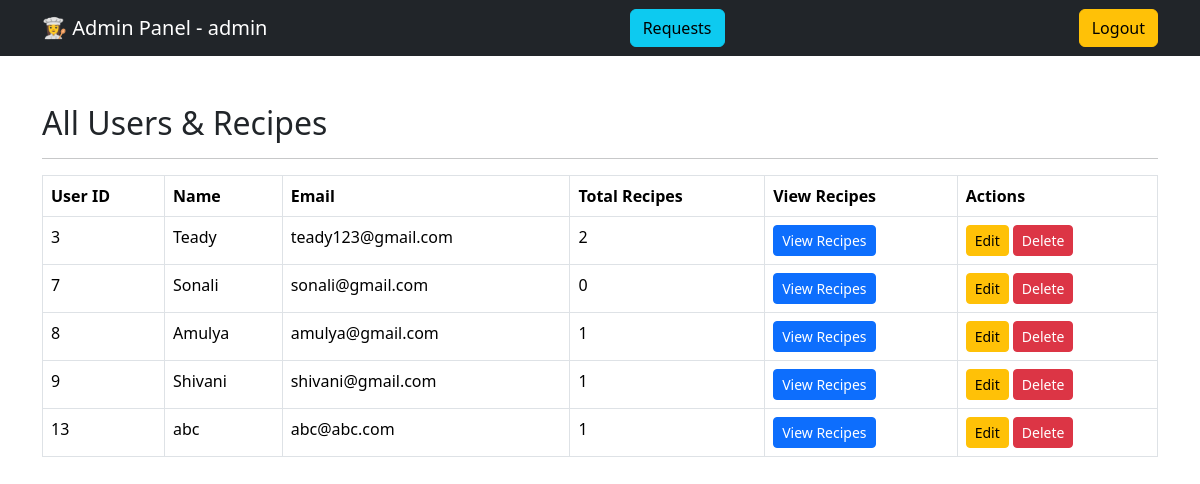
The app's page /admin_dashboard (signed in), older data.
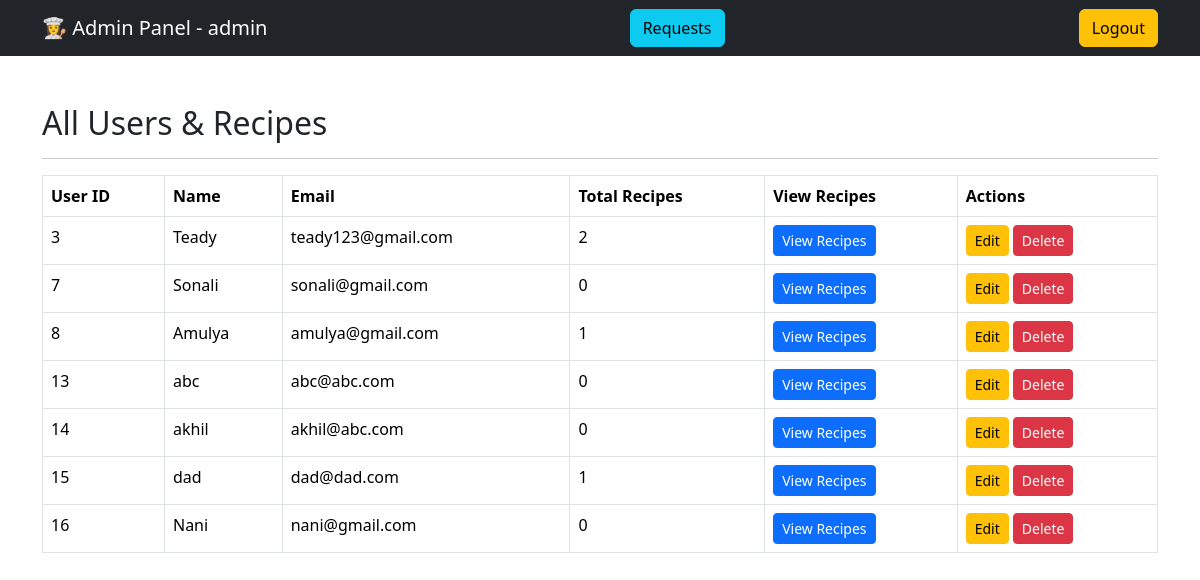
The same page, newer data.
### tables this page shows
CREATE TABLE users (
            id INTEGER PRIMARY KEY AUTOINCREMENT,
            username TEXT UNIQUE NOT NULL,
            email TEXT UNIQUE NOT NULL,
            password TEXT NOT NULL,
            role TEXT,
            status TEXT,
            -- columns below may be added by ALTER if not present
            is_admin INTEGER DEFAULT 0,
            is_approved INTEGER DEFAULT 0
        );

### app.py (the view)
@app.route("/admin_dashboard")
def admin_dashboard():
    if "is_admin" not in session or session["is_admin"] != 1:
        return redirect("/login")
    conn = get_db_connection()
    c = conn.cursor()
    c.execute("""
        SELECT users.id, users.username, users.email,
               COUNT(recipes.id) AS recipe_count
        FROM users
        LEFT JOIN recipes ON users.id = recipes.user_id
        WHERE users.is_admin = 0
        GROUP BY users.id
    """)
    users = c.fetchall()
    conn.close()
    return render_template("admin_dashboard.html",
                           users=users,
                           username=session["username"])

### db/db.py (called while the page is built)
def get_db_connection():
    conn = sqlite3.connect("recipe.db")
    conn.row_factory = sqlite3.Row
    return conn

### templates/admin_dashboard.html (shortened to what this page needs)
<!DOCTYPE html>
<html lang="en">
<head>
    <link rel="stylesheet" href="https://cdn.jsdelivr.net/npm/bootstrap@5.3.3/dist/css/bootstrap.min.css">
</head>
<body>
<nav class="navbar navbar-dark bg-dark">
    <div class="container">
        <span class="navbar-brand">👩‍🍳 Admin Panel - {{ username }}</span>
        <a href="{{ url_for('admin_requests') }}" class="btn btn-info me-2">Requests</a>
        <a href="{{ url_for('logout') }}" class="btn btn-warning">Logout</a>
    </div>
</nav>
<div class="container mt-5">
    <h2>All Users & Recipes</h2>
    <hr>
    {% if users %}
    <table class="table table-bordered">
        <thead>
            <tr>
                <th>User ID</th>
                <th>Name</th>
                <th>Email</th>
                <th>Total Recipes</th>
                <th>View Recipes</th>
                <th>Actions</th>
            </tr>
        </thead>
        <tbody>
            {% for u in users %}
            <tr>
                <td>{{ u["id"] }}</td>
                <td>{{ u["username"] }}</td>
                <td>{{ u["email"] }}</td>
                <td>{{ u["recipe_count"] }}</td>
                <td>
                    <button class="btn btn-primary btn-sm"
                            onclick="openRecipePopup({{ u['id'] }},'{{ u['username'] }}')">
                        View Recipes
                    </button>
                </td>
                <td>
                    <a href="{{ url_for('admin_edit_user', user_id=u['id']) }}" class="btn btn-warning btn-sm">Edit</a>
                    <form action="{{ url_for('admin_delete_user', user_id=u['id']) }}" method="POST" style="display:inline;">
                        <button type="submit" class="btn btn-danger btn-sm"
                            onclick="return confirm('Are you sure you want to delete this user?')">Delete</button>
                    </form>
                </td>
            </tr>
            {% endfor %}
        </tbody>
    </table>
    {% else %}
        <p>No users found.</p>
    {% endif %}
</div>
</body>
</html>

Row changes from the older to the newer data that the page shows:
removed users: id "9", username "Shivani", email "shivani@gmail.com", recipe_count "1"
computed for users "abc": recipe_count "1" → "0"
added users: id "14", username "akhil", email "akhil@abc.com", recipe_count "0"
added users: id "15", username "dad", email "dad@dad.com", recipe_count "1"
added users: id "16", username "Nani", email "nani@gmail.com", recipe_count "0"
